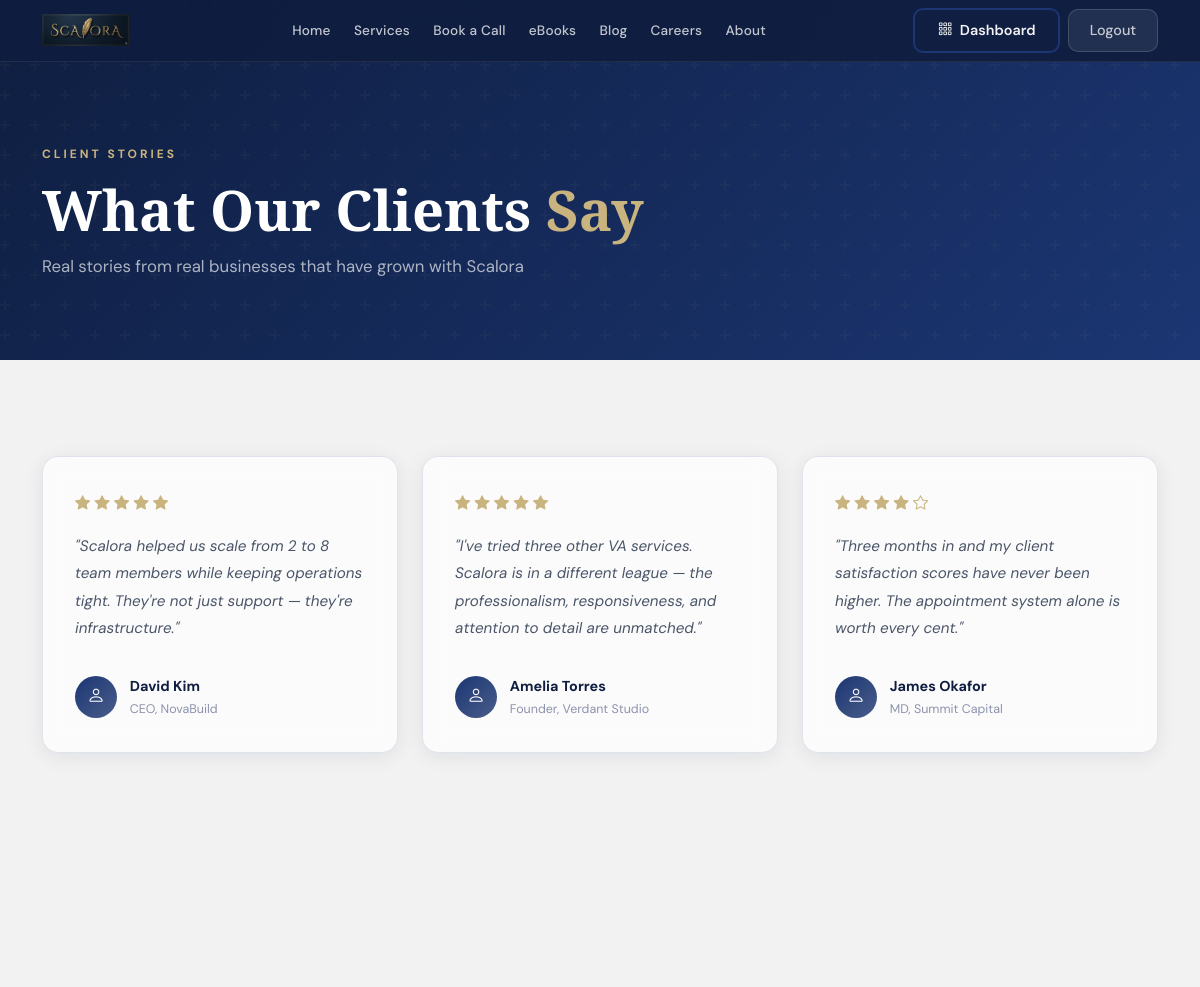
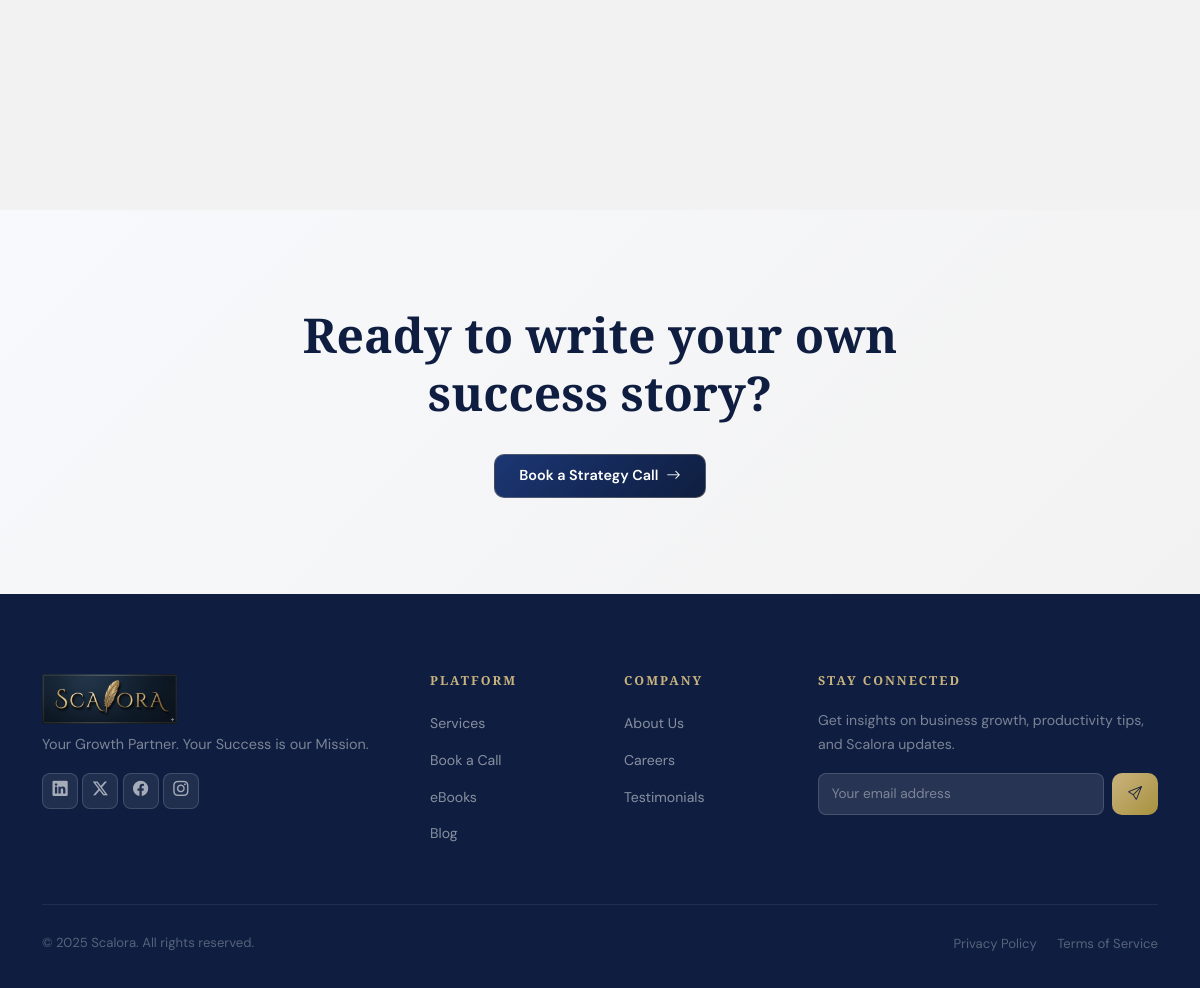
Page /testimonials/ (signed in) on the committed database (2 pictures, top to bottom).
### testimonials/models.py (models this page shows, shortened)
class Testimonial(models.Model):
    name = models.CharField(max_length=100)
    position = models.CharField(max_length=100, blank=True)
    message = models.TextField()
    rating = models.PositiveSmallIntegerField(default=5, choices=[(i,i) for i in range(1,6)])
    avatar = models.ImageField(upload_to='testimonials/', blank=True, null=True)
    is_active = models.BooleanField(default=True)
    created_at = models.DateTimeField(auto_now_add=True)
    class Meta:
        ordering = ['-created_at']

### testimonials/views.py (the view)
# urls.py: path('', views.testimonials_list, name='list'),
def testimonials_list(request):
    testimonials = Testimonial.objects.filter(is_active=True)
    return render(request, 'testimonials/list.html', {'testimonials': testimonials})

### templates/testimonials/list.html (shortened to what this page needs)
{% extends 'base.html' %}
{% block content %}
<div class="page-header-section">
    <div class="container">
        <div class="section-eyebrow">Client Stories</div>
        <h1 class="page-title">What Our Clients <span class="text-gold">Say</span></h1>
        <p class="page-subtitle">Real stories from real businesses that have grown with Scalora</p>
    </div>
</div>
<section class="py-section">
    <div class="container">
        {% if testimonials %}
        <div class="row g-4">
            {% for t in testimonials %}
            <div class="col-lg-4 col-md-6">
                <div class="testimonial-card glass-card h-100">
                    <div class="tc-stars mb-3">
                        {% for i in "12345"|make_list %}
                        <i class="bi bi-star{% if forloop.counter <= t.rating %}-fill{% endif %} text-gold"></i>
                        {% endfor %}
                    </div>
                    <p class="tc-message">"{{ t.message }}"</p>
                    <div class="tc-author mt-auto pt-3">
                        {% if t.avatar %}
                        <img src="{{ t.avatar.url }}" alt="{{ t.name }}" class="tc-avatar">
                        {% else %}
                        <div class="tc-avatar-placeholder"><i class="bi bi-person"></i></div>
                        {% endif %}
                        <div>
                            <strong class="tc-name">{{ t.name }}</strong>
                            {% if t.position %}<span class="tc-position d-block">{{ t.position }}</span>{% endif %}
                        </div>
                    </div>
                </div>
            </div>
            {% endfor %}
        </div>
        {% else %}
        <div class="empty-state text-center py-5">
            <i class="bi bi-chat-quote empty-icon"></i>
            <h4>No testimonials yet</h4>
            <p class="text-muted">Be the first to share your Scalora experience!</p>
        </div>
        {% endif %}
    </div>
</section>
<section class="cta-section py-section">
    <div class="container">
        <div class="cta-inner text-center">
            <h2 class="cta-headline">Ready to write your own success story?</h2>
            <a href="/bookings/book/" class="btn scalora-btn-primary btn-lg mt-4">
                Book a Strategy Call <i class="bi bi-arrow-right ms-2"></i>
            </a>
        </div>
    </div>
</section>
{% endblock %}

### static/css/scalora.css (style rules this page uses)
:root { --primary-dark: #0F1E40; --primary: #1B3673; --primary-light: #4A5D8A; --secondary: #8C92AC; --gold: #c9b37e; --gold-light: #e0cc9e; --off-white: #F2F2F2; --white: #ffffff; --glass-bg: rgba(27, 54, 115, 0.15); --glass-border: rgba(201, 179, 126, 0.18); --glass-bg-dark: rgba(15, 30, 64, 0.75); --text-primary: #0F1E40; --text-light: rgba(255,255,255,0.85); --font-display: 'Playfair Display', Georgia, serif; --font-body: 'DM Sans', system-ui, sans-serif; --radius: 16px; --radius-sm: 10px; --shadow: 0 8px 40px rgba(15,30,64,0.18); --shadow-lg: 0 20px 60px rgba(15,30,64,0.25); --transition: all 0.3s cubic-bezier(0.4, 0, 0.2, 1); }
*, *::before, *::after { box-sizing: border-box; }
html { scroll-behavior: smooth; }
body { font-family: var(--font-body); color: var(--text-primary); background: var(--off-white); line-height: 1.7; overflow-x: hidden; }
h1,h2,h3,h4,h5,h6 { font-family: var(--font-display); font-weight: 700; line-height: 1.2; }
.text-gold { color: var(--gold) !important; }
.scalora-btn-primary { background: linear-gradient(135deg, var(--primary) 0%, var(--primary-dark) 100%); color: var(--white) !important; border: 1px solid rgba(201,179,126,0.3); border-radius: 10px; font-weight: 600; font-size: 0.9rem; padding: 0.65rem 1.5rem; transition: var(--transition); text-decoration: none; display: inline-flex; align-items: center; }
.glass-card { background: rgba(255,255,255,0.7); backdrop-filter: blur(12px); -webkit-backdrop-filter: blur(12px); border: 1px solid rgba(27,54,115,0.12); border-radius: var(--radius); box-shadow: 0 4px 20px rgba(15,30,64,0.08); transition: var(--transition); overflow: hidden; }
.py-section { padding: 6rem 0; }
.section-eyebrow { font-family: var(--font-body); font-size: 0.75rem; font-weight: 700; letter-spacing: 3px; text-transform: uppercase; color: var(--gold); margin-bottom: 0.75rem; display: block; }
.page-header-section { background: linear-gradient(135deg, var(--primary-dark) 0%, var(--primary) 100%); padding: 9rem 0 4rem; position: relative; overflow: hidden; }
.page-header-section::before { content: ''; position: absolute; inset: 0; }
.page-title { font-family: var(--font-display); font-size: clamp(2rem,5vw,3.5rem); color: var(--white); margin-bottom: 0.5rem; }
.page-subtitle { color: rgba(255,255,255,0.65); font-size: 1.05rem; max-width: 600px; }
.testimonial-card { padding: 2rem; display: flex; flex-direction: column; }
.tc-stars .text-gold { color: var(--gold) !important; font-size: 0.95rem; }
.tc-message { font-size: 0.95rem; color: #4a5568; line-height: 1.8; font-style: italic; flex-grow: 1; }
.tc-author { display: flex; align-items: center; gap: 0.8rem; }
.tc-avatar-placeholder { width: 42px; height: 42px; background: linear-gradient(135deg, var(--primary), var(--primary-light)); border-radius: 50%; display: flex; align-items: center; justify-content: center; color: var(--white); font-size: 1.1rem; }
.tc-name { font-weight: 700; font-size: 0.9rem; color: var(--primary-dark); display: block; }
.tc-position { font-size: 0.78rem; color: var(--secondary); }
.cta-section { background: linear-gradient(135deg, #f8f9fc 0%, var(--off-white) 100%); }
.cta-inner { max-width: 700px; margin: 0 auto; }
.cta-headline { font-family: var(--font-display); font-size: clamp(2rem,4vw,3rem); color: var(--primary-dark); }

### rows in the picture
Testimonial: rating 5 (drawn), message "Scalora helped us scale from 2 to 8 team members while keeping operations tight. They're not just support — they're infrastructure.", name "David Kim", position "CEO, NovaBuild"
Testimonial: rating 5 (drawn), message "I've tried three other VA services. Scalora is in a different league — the professionalism, responsiveness, and attention to detail are unmatched.", name "Amelia Torres", position "Founder, Verdant Studio"
Testimonial: rating 4 (drawn), message "Three months in and my client satisfaction scores have never been higher. The appointment system alone is worth every cent.", name "James Okafor", position "MD, Summit Capital"
